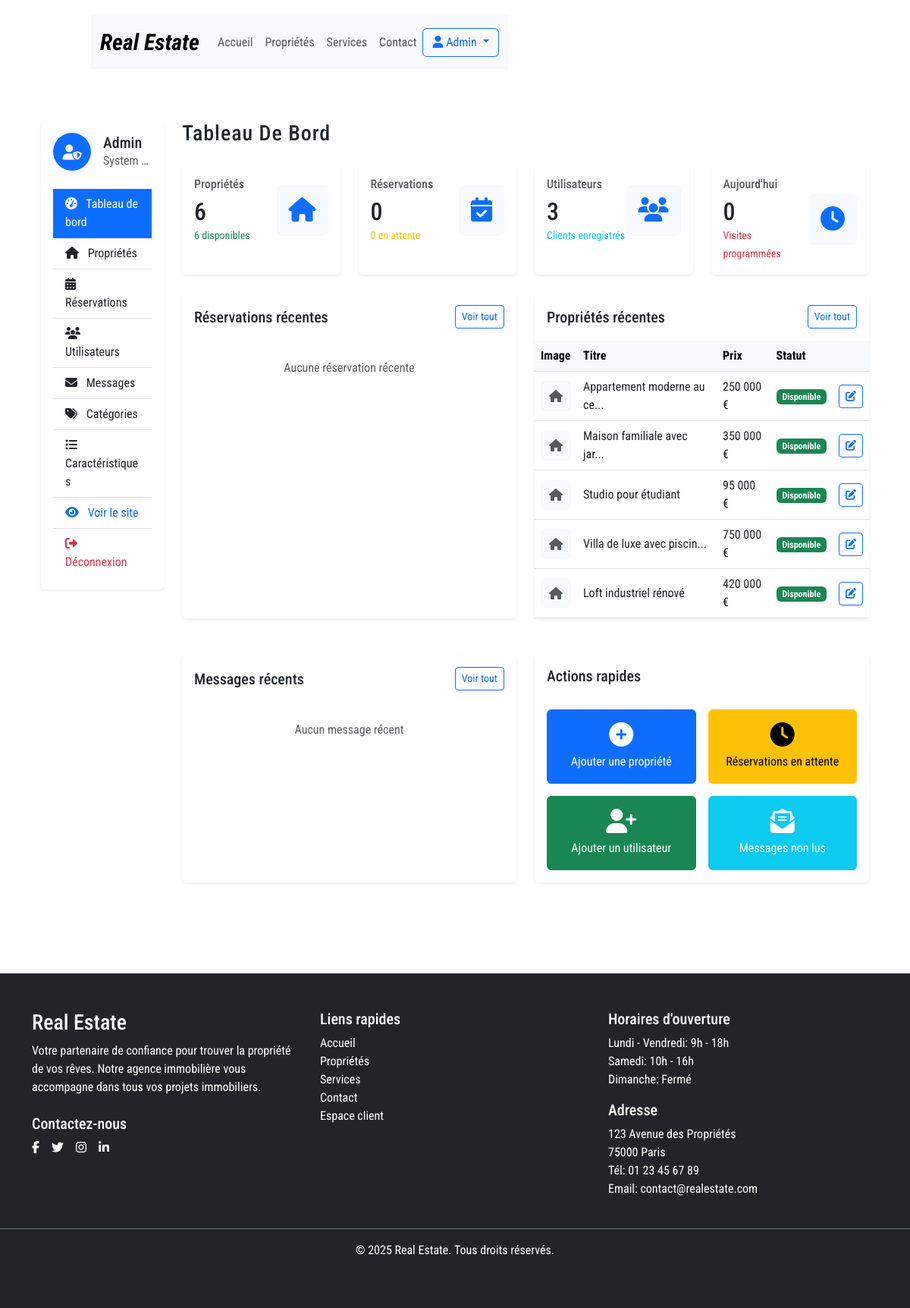
Page /admin/dashboard.php (signed in) on the committed database.
### tables this page shows
CREATE TABLE IF NOT EXISTS proprietes (
    id INT AUTO_INCREMENT PRIMARY KEY,
    titre VARCHAR(255) NOT NULL,
    description TEXT,
    prix DECIMAL(10, 2) NOT NULL,
    adresse VARCHAR(255) NOT NULL,
    ville VARCHAR(100) NOT NULL,
    code_postal VARCHAR(20) NOT NULL,
    pays VARCHAR(100) DEFAULT 'France',
    superficie DECIMAL(10, 2),
    nb_chambres INT,
    nb_salles_bain INT,
    annee_construction INT,
    disponibilite BOOLEAN DEFAULT TRUE,
    est_vedette BOOLEAN DEFAULT FALSE,
    date_publication DATETIME DEFAULT CURRENT_TIMESTAMP,
    id_categorie INT,
    FOREIGN KEY (id_categorie) REFERENCES categories(id) ON DELETE SET NULL
);

### admin/dashboard.php (the view, shortened to what the rows shown need)
<?php
require_once '../includes/header.php';
require_once '../includes/functions.php';
$pdo = getDbConnection();
$stats = [
    'proprietes' => countProprietes($pdo),
    'proprietes_disponibles' => countProprietes($pdo, ['disponibilite' => 1]),
    'reservations' => countReservations($pdo),
    'reservations_en_attente' => countReservations($pdo, ['statut' => 'en_attente']),
    'reservations_aujourd_hui' => countReservationsToday($pdo),
    'utilisateurs' => countUsers($pdo),
    'messages_non_lus' => countUnreadMessages($pdo, null, true)
];
$proprietes_recentes = getRecentProperties($pdo, 5);
?>
<div class="container-fluid py-4">
    <div class="row">
        <div class="col-lg-10">
            <h1 class="h3 mb-4">Tableau de bord</h1>
            <div class="row g-4 mb-4">
                <div class="col-md-3">
                    <div class="card border-0 shadow-sm h-100">
                        <div class="card-body">
                            <div class="d-flex justify-content-between align-items-center">
                                <div>
                                    <h2 class="mt-2 mb-0"><?php echo $stats['proprietes']; ?></h2>
                                </div>
                            </div>
                        </div>
                    </div>
                </div>
                <div class="col-md-3">
                    <div class="card border-0 shadow-sm h-100">
                        <div class="card-body">
                            <div class="d-flex justify-content-between align-items-center">
                                <div>
                                    <h2 class="mt-2 mb-0"><?php echo $stats['reservations']; ?></h2>
                                </div>
                            </div>
                        </div>
                    </div>
                </div>
                <div class="col-md-3">
                    <div class="card border-0 shadow-sm h-100">
                        <div class="card-body">
                            <div class="d-flex justify-content-between align-items-center">
                                <div>
                                    <h2 class="mt-2 mb-0"><?php echo $stats['utilisateurs']; ?></h2>
                                </div>
                            </div>
                        </div>
                    </div>
                </div>
                <div class="col-md-3">
                    <div class="card border-0 shadow-sm h-100">
                        <div class="card-body">
                            <div class="d-flex justify-content-between align-items-center">
                                <div>
                                    <h2 class="mt-2 mb-0"><?php echo $stats['reservations_aujourd_hui']; ?></h2>
                                </div>
                            </div>
                        </div>
                    </div>
                </div>
            </div>
            <div class="row g-4">
                <div class="col-md-6 mb-4">
                    <div class="card border-0 shadow-sm h-100">
                        <div class="card-body p-0">
                            <?php if (empty($proprietes_recentes)): ?>
                            <div class="p-4 text-center">
                                <p class="text-muted mb-0">Aucune propriété récente</p>
                            </div>
                            <?php else: ?>
                            <div class="table-responsive">
                                <table class="table table-hover align-middle mb-0">
                                    <thead class="table-light">
                                        <tr>
                                            <th>Image</th>
                                            <th>Titre</th>
                                            <th>Prix</th>
                                            <th>Statut</th>
                                            <th></th>
                                        </tr>
                                    </thead>
                                    <tbody>
                                        <?php foreach ($proprietes_recentes as $propriete): ?>
                                        <tr>
                                            <td>
                                                <?php if (!empty($propriete['image_principale'])): ?>
                                                    <img src="<?php echo htmlspecialchars($propriete['image_principale']); ?>" class="rounded" alt="" style="width: 40px; height: 40px; object-fit: cover;">
                                                <?php else: ?>
                                                    <div class="bg-light rounded" style="width: 40px; height: 40px; display: flex; align-items: center; justify-content: center;">
                                                        <i class="fas fa-home text-muted"></i>
                                                    </div>
                                                <?php endif; ?>
                                            </td>
                                            <td><?php echo htmlspecialchars(substr($propriete['titre'], 0, 25)) . (strlen($propriete['titre']) > 25 ? '...' : ''); ?></td>
                                            <td><?php echo formatPrix($propriete['prix']); ?></td>
                                            <td>
                                                <?php if ($propriete['disponibilite']): ?>
                                                    <span class="badge bg-success">Disponible</span>
                                                <?php else: ?>
                                                    <span class="badge bg-danger">Non disponible</span>
                                                <?php endif; ?>
                                            </td>
                                            <td>
                                                <a href="/fred/admin/propriete_edit.php?id=<?php echo $propriete['id']; ?>" class="btn btn-sm btn-outline-primary">
                                                    <i class="fas fa-edit"></i>
                                                </a>
                                            </td>
                                        </tr>
                                        <?php endforeach; ?>
                                    </tbody>
                                </table>
                            </div>
                            <?php endif; ?>
                        </div>
                    </div>
                </div>
            </div>
        </div>
    </div>
</div>
<?php require_once '../includes/footer.php'; ?>

### rows in the picture
proprietes: titre "Appartement moderne au ce", prix "250 000 €", disponibilite "Disponible"
proprietes: titre "Maison familiale avec jar", prix "350 000 €", disponibilite "Disponible"
proprietes: titre "Studio pour étudiant", prix "95 000 €", disponibilite "Disponible"
proprietes: titre "Villa de luxe avec piscin", prix "750 000 €", disponibilite "Disponible"
proprietes: titre "Loft industriel rénové", prix "420 000 €", disponibilite "Disponible"

### other values in the picture
$_SESSION['user_nom'] "Admin"
$_SESSION['user_prenom'] . ' ' . $_SESSION['user_nom'] "System…"
$stats['proprietes'] "6"
$stats['proprietes_disponibles'] "6"
$stats['reservations'] "0"
$stats['reservations_en_attente'] "0"
$stats['utilisateurs'] "3"
$stats['reservations_aujourd_hui'] "0"
